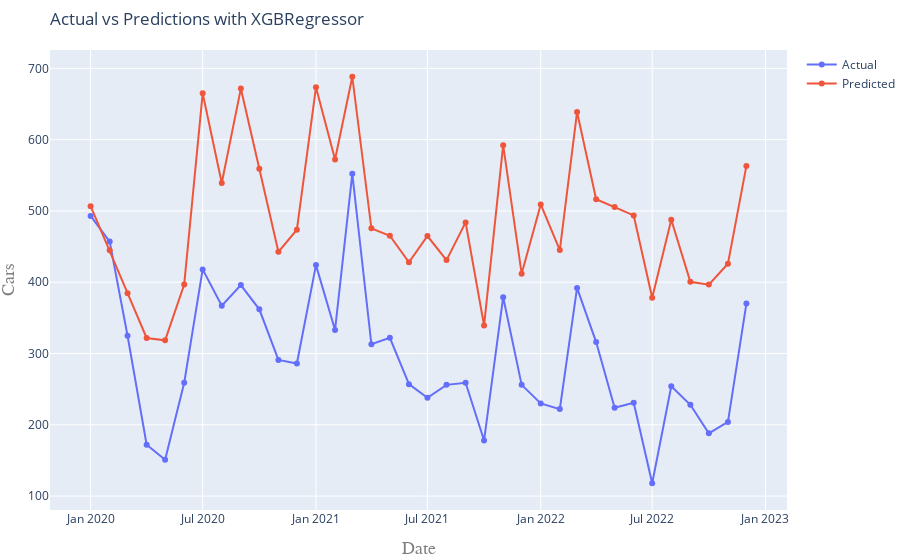
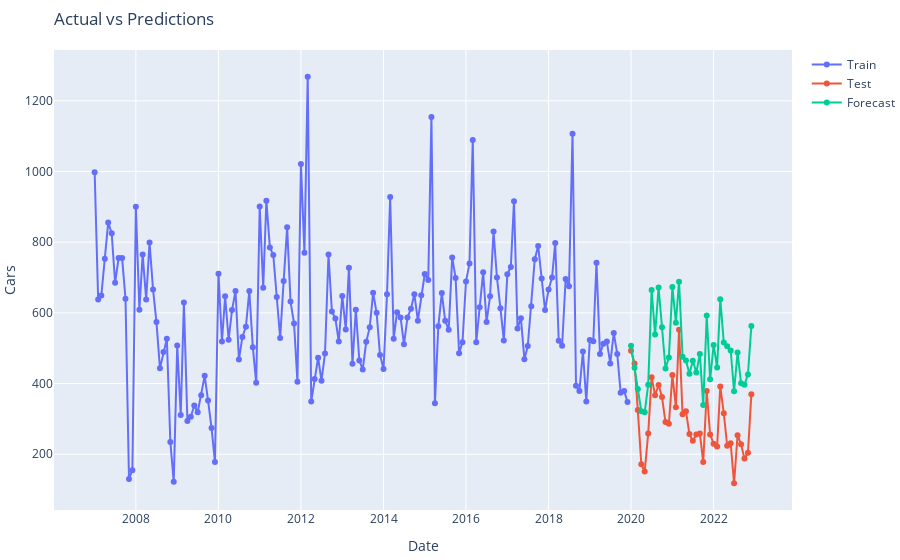

Write notebook code for charts like these, in order.
### Markdown cell above
### XGBoost (Extreme Gradient Boosting)

#### Baseline

### Code cell
import xgboost as xgb

# Import XGBRegressor
from xgboost import XGBRegressor         
          
# Instantiate the regressor
xgb_model = XGBRegressor()

# Compute and print model score
scoring(xgb_model.__class__.__name__, xgb_model, X_train, y_train, X_test, y_test)
